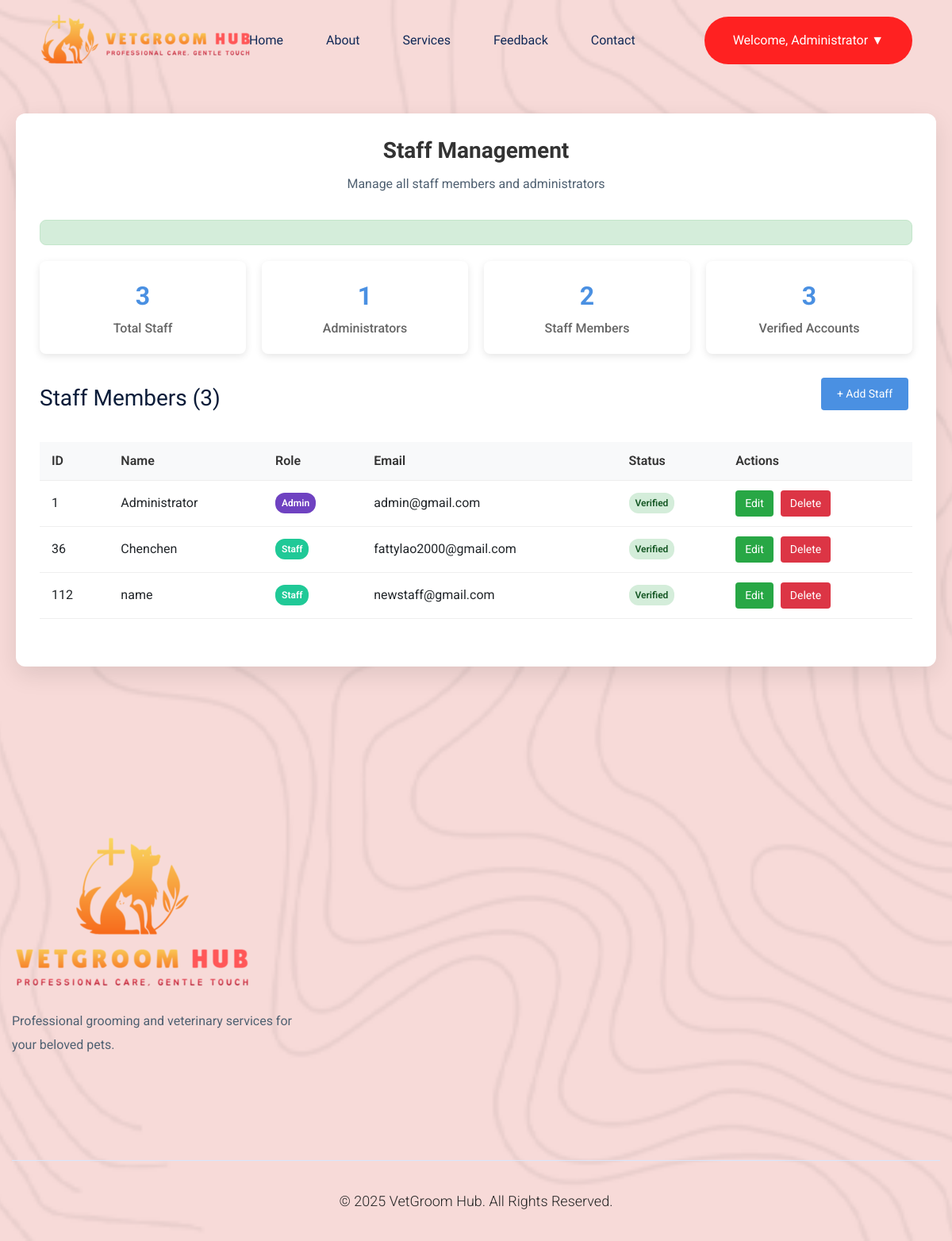
/codes/admin/viewStaff.php (signed in), run on the app's committed database.
### tables this page shows
CREATE TABLE `users` (
  `id` int(11) NOT NULL,
  `username` varchar(100) NOT NULL,
  `role` varchar(50) NOT NULL DEFAULT 'customer',
  `email` varchar(100) NOT NULL,
  `password` varchar(255) NOT NULL,
  `token` varchar(255) NOT NULL,
  `verified` tinyint(1) DEFAULT 0,
  `reset_token` varchar(255) DEFAULT NULL,
  `reset_expires` datetime DEFAULT NULL,
  `otp` varchar(6) NOT NULL,
  `otp_expires` datetime DEFAULT NULL
);

### codes/admin/viewStaff.php (the view, shortened to what this page needs)
<?php
$userName = isset($_SESSION['user_name']) ? $_SESSION['user_name'] : null;
require_once 'config.php';
$conn = new mysqli($servername, $username, $password, $dbname);
$success_message = "";
$sql = "SELECT id, username, role, email, verified FROM users WHERE role IN ('staff', 'admin') ORDER BY role, username";
$result = $conn->query($sql);
$staffMembers = $result->fetch_all(MYSQLI_ASSOC);
?>
<!doctype html>
<html class="no-js" lang="en">
<head>
    <link rel="stylesheet" href="assets/css/bootstrap.min.css">
    <link rel="stylesheet" href="assets/css/owl.carousel.min.css">
    <link rel="stylesheet" href="assets/css/slicknav.css">
    <link rel="stylesheet" href="assets/css/flaticon.css">
    <link rel="stylesheet" href="assets/css/animate.min.css">
    <link rel="stylesheet" href="assets/css/magnific-popup.css">
    <link rel="stylesheet" href="assets/css/fontawesome-all.min.css">
    <link rel="stylesheet" href="assets/css/themify-icons.css">
    <link rel="stylesheet" href="assets/css/slick.css">
    <link rel="stylesheet" href="assets/css/nice-select.css">
    <link rel="stylesheet" href="assets/css/style.css">
</head>
<body>
    <header>
        <div class="header-area header-transparent">
            <div class="main-header header-sticky">
                <div class="container-fluid">
                    <div class="row align-items-center">
                        <div class="col-xl-2 col-lg-2 col-md-1">
                            <div class="logo">
                                <a href="index.php"><img src="assets/img/logo/logo.png" alt="VetGroom Hub"></a>
                            </div>
                        </div>
                        <div class="col-xl-10 col-lg-10 col-md-10">
                            <div class="menu-main d-flex align-items-center justify-content-end">
                                <div class="main-menu f-right d-none d-lg-block">
                                    <nav>
                                        <ul id="navigation">
                                            <li><a href="index.php">Home</a></li>
                                            <li><a href="aboutUs.php">About</a></li>
                                            <li><a href="viewService.php">Services</a></li>
                                            <li><a href="feedback.php">Feedback</a></li>
                                            <li><a href="contact.php">Contact</a></li>
                                        </ul>
                                    </nav>
                                </div>
                                <div class="header-right-btn f-right d-none d-lg-block ml-30">
                                    <div class="dropdown">
                                        <a href="#" class="header-btn">
                                            Welcome, <?php echo htmlspecialchars($userName); ?> ▼
                                        </a>
                                    </div>
                                </div>
                            </div>
                        </div>
                        <div class="col-12">
                        </div>
                    </div>
                </div>
            </div>
        </div>
    </header>
    <main class="dashboard-container">
        <div class="dashboard-card">
            <div class="dashboard-header">
                <h2>Staff Management</h2>
                <p>Manage all staff members and administrators</p>
            </div>
            <?php if (isset($success_message)): ?>
                <div class="alert alert-success"><?php echo $success_message; ?></div>
            <?php endif; ?>
            <?php
            $adminCount = 0;
            $staffCount = 0;
            $verifiedCount = 0;
            foreach ($staffMembers as $member) {
                if ($member['role'] == 'admin') $adminCount++;
                if ($member['role'] == 'staff') $staffCount++;
                if ($member['verified']) $verifiedCount++;
            }
            ?>
            <div class="stats-cards">
                <div class="stat-card">
                    <div class="stat-number"><?php echo count($staffMembers); ?></div>
                    <div class="stat-label">Total Staff</div>
                </div>
                <div class="stat-card">
                    <div class="stat-number"><?php echo $adminCount; ?></div>
                    <div class="stat-label">Administrators</div>
                </div>
                <div class="stat-card">
                    <div class="stat-number"><?php echo $staffCount; ?></div>
                    <div class="stat-label">Staff Members</div>
                </div>
                <div class="stat-card">
                    <div class="stat-number"><?php echo $verifiedCount; ?></div>
                    <div class="stat-label">Verified Accounts</div>
                </div>
            </div>
            <div class="staff-list">
                <div class="d-flex justify-content-between align-items-center mb-3">
    <h3>Staff Members (<?php echo count($staffMembers); ?>)</h3>
    <button type="button" class="action-btn btn-add" id="addStaffBtn">+ Add Staff</button>
</div>
                <?php if (count($staffMembers) > 0): ?>
                    <table class="staff-table">
                        <thead>
                            <tr>
                                <th>ID</th>
                                <th>Name</th>
                                <th>Role</th>
                                <th>Email</th>
                                <th>Status</th>
                                <th>Actions</th>
                            </tr>
                        </thead>
                        <tbody>
                            <?php foreach ($staffMembers as $staff): ?>
                                <tr>
                                    <td><?php echo $staff['id']; ?></td>
                                    <td><?php echo htmlspecialchars($staff['username']); ?></td>
                                    <td>
                                        <span class="role-badge <?php echo $staff['role'] == 'admin' ? 'role-admin' : 'role-staff'; ?>">
                                            <?php echo ucfirst($staff['role']); ?>
                                        </span>
                                    </td>
                                    <td><?php echo htmlspecialchars($staff['email']); ?></td>
                                    <td>
                                        <span class="status-badge <?php echo $staff['verified'] ? 'status-verified' : 'status-pending'; ?>">
                                            <?php echo $staff['verified'] ? 'Verified' : 'Pending'; ?>
                                        </span>
                                    </td>
                                    <td>
                                        <a href="viewStaff.php?edit_id=<?php echo $staff['id']; ?>" class="action-btn btn-edit">Edit</a>
                                        <a href="viewStaff.php?delete_id=<?php echo $staff['id']; ?>"
                                           class="action-btn btn-delete"
                                           onclick="return confirm('Are you sure you want to delete this staff member?')">Delete</a>
                                    </td>
                                </tr>
                            <?php endforeach; ?>
                        </tbody>
                    </table>
                <?php endif; ?>
            </div>
        </div>
    </main>
    <footer>
        <div class="footer-area footer-padding">
            <div class="container">
                <div class="row d-flex justify-content-between">
                    <div class="col-xl-4 col-lg-4 col-md-4 col-sm-6">
                        <div class="single-footer-caption mb-50">
                            <div class="footer-logo mb-25">
                                <a href="index.php"><img src="assets/img/logo/logo2.png" alt="VetGroom Hub"></a>
                            </div>
                            <div class="footer-tittle">
                                <p>Professional grooming and veterinary services for your beloved pets.</p>
                            </div>
                        </div>
                    </div>
                </div>
            </div>
        </div>
        <div class="footer-bottom-area">
            <div class="container">
                <div class="footer-border">
                    <div class="row d-flex align-items-center">
                        <div class="col-xl-12">
                            <div class="footer-copy-right text-center">
                                <p>&copy; <?php echo date("Y"); ?> VetGroom Hub. All Rights Reserved.</p>
                            </div>
                        </div>
                    </div>
                </div>
            </div>
        </div>
    </footer>
</body>
</html>

### codes/admin/viewStaff.php (style rules this page uses)
body { opacity: 0; animation: fadeInAnimation ease 1s; animation-fill-mode: forwards; background-image: url('assets/img/hero/hero2.png'); background-repeat: no-repeat; background-attachment: fixed; background-size: cover; background-position: center; }
.dashboard-container { padding: 20px; max-width: 1400px; margin: auto; }
.dashboard-card { background: white; border-radius: 12px; box-shadow: 0 10px 30px rgba(0, 0, 0, 0.1); padding: 30px; margin: 20px 0; }
.dashboard-header { text-align: center; margin-bottom: 30px; }
.dashboard-header h2 { color: #333; font-size: 28px; margin-bottom: 10px; font-weight: 700; }
.dropdown { position: relative; display: inline-block; }
.dropdown > .header-btn { display: inline-block; text-align: center; }
.staff-list { margin-bottom: 30px; }
.staff-table { width: 100%; border-collapse: collapse; margin-top: 20px; }
.staff-table th, .staff-table td { padding: 12px 15px; text-align: left; border-bottom: 1px solid #eee; }
.staff-table th { background-color: #f8f9fa; font-weight: 600; color: #333; }
.action-btn { color: white; border: none; padding: 6px 12px; border-radius: 4px; cursor: pointer; font-size: 14px; transition: background-color 0.3s; text-decoration: none; display: inline-block; margin-right: 5px; }
.btn-edit { background-color: #28a745; }
.btn-delete { background-color: #dc3545; }
.btn-add { background-color: #4a90e2; padding: 10px 20px; margin-bottom: 20px; }
.status-badge { display: inline-block; padding: 4px 8px; border-radius: 12px; font-size: 12px; font-weight: 600; }
.status-verified { background-color: #d4edda; color: #155724; }
.role-badge { display: inline-block; padding: 4px 8px; border-radius: 12px; font-size: 12px; font-weight: 600; }
.role-admin { background-color: #6f42c1; color: white; }
.role-staff { background-color: #20c997; color: white; }
.stats-cards { display: grid; grid-template-columns: repeat(auto-fit, minmax(200px, 1fr)); gap: 20px; margin-bottom: 30px; }
.stat-card { background: white; padding: 20px; border-radius: 8px; text-align: center; box-shadow: 0 3px 10px rgba(0,0,0,0.1); }
.stat-number { font-size: 2em; font-weight: 700; color: #4a90e2; margin-bottom: 5px; }
.stat-label { color: #666; font-weight: 500; }
.alert { padding: 15px; border-radius: 8px; margin-bottom: 20px; }
.alert-success { background-color: #d4edda; color: #155724; border: 1px solid #c3e6cb; }
.header-area { position: relative; }
.main-header { padding: 10px 0; }
.main-menu ul { display: flex; list-style: none; margin: 0; padding: 0; align-items: center; }
.main-menu a { color: white; text-decoration: none; font-weight: 500; transition: color 0.3s; padding: 8px 12px; border-radius: 4px; transition: background-color 0.3s; }
.container-fluid { padding: 0 20px; }

### data on the page
users: id "1", username "Administrator", role "Admin", email "admin@gmail.com", verified "Verified"
users: id "36", username "Chenchen", role "Staff", email "fattylao2000@gmail.com", verified "Verified"
users: id "112", username "name", role "Staff", email "newstaff@gmail.com", verified "Verified"

### other printed values
$userName "Administrator"
count($staffMembers) "3"
$adminCount "1"
$staffCount "2"
$verifiedCount "3"
